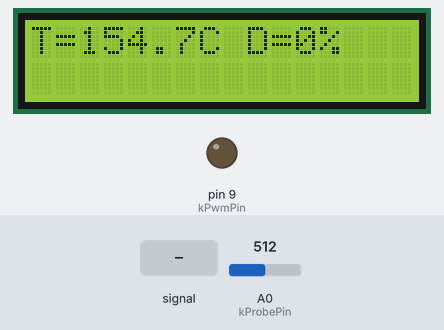
Simulated run of this sketch. Board: Arduino Uno, built with avr-gcc and run on an emulated ATmega328P. On the bench: 16×2 character LCD, output pins drawn as LEDs (lit = HIGH). Dashed ring = blinking. The test bench sets the inputs (shaded band); at power-on: A0 (kProbePin) = 512.

Above: at 1.2 s.
1.3 s: A0 (kProbePin) fed a 200 Hz sine of ±460 counts around its level
At 1.9 s:
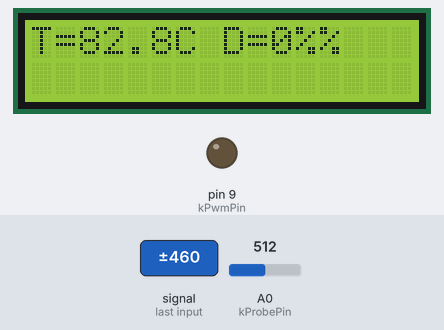
4.4 s: A0 (kProbePin) set to 306
At 5.8 s:
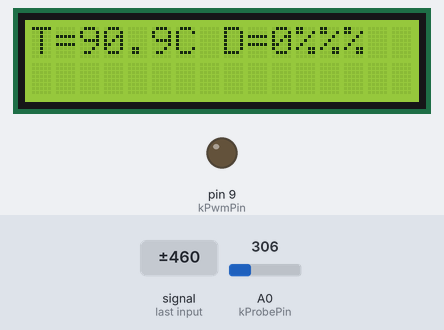
6.1 s: A0 (kProbePin) fed a 50 Hz sine of ±306 counts around its level
At 7.0 s:
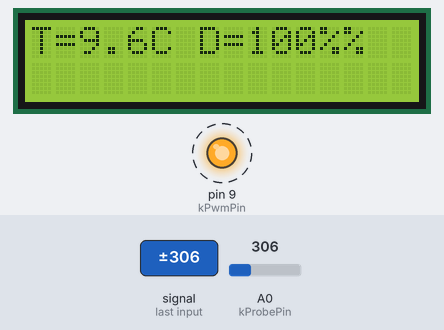
9.2 s: A0 (kProbePin) set to 122
At 10.2 s:
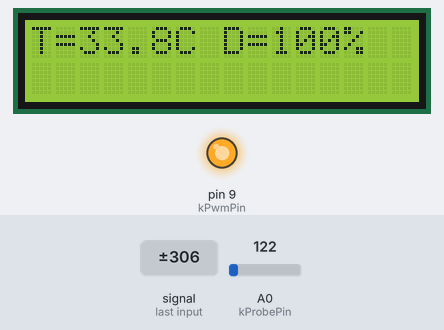
10.8 s: A0 (kProbePin) set to 8
At 11.7 s:
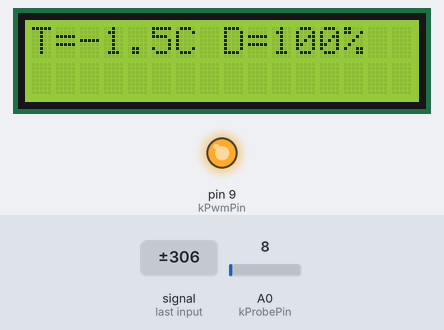
Timing chart, 0 to 13.3 s (numbered marks = the images above; inputs shaded):
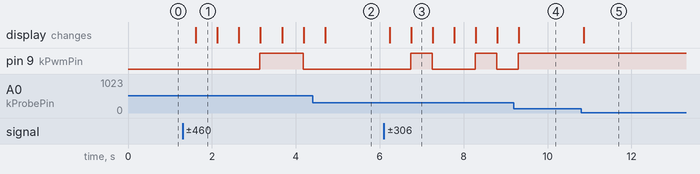

The sketch:

brew_controller.ino
```cpp
// Hearth Peltier brew rig controller
#include <Wire.h>
#include <LiquidCrystal_I2C.h>
#include "pid.h"

const uint8_t kPwmPin = 9;
const uint8_t kProbePin = A0;
const float kMaxCurrent = 18.0f;

LiquidCrystal_I2C lcd(0x27, 16, 2);
PidController pid(2.4f, 0.12f, 0.05f);

float readProbe() {
  int raw = analogRead(kProbePin);
  return 0.31f * raw - 4.0f;
}

void applyOutput(float duty) {
  if (duty < 0.0f) duty = 0.0f;
  if (duty > 1.0f) duty = 1.0f;
  int pwm = (int)(duty * 255.0f);
  analogWrite(kPwmPin, pwm);
}

void showState(float temp, float duty) {
  lcd.setCursor(0, 0);
  lcd.print("T=");
  lcd.print(temp, 1);
  lcd.print("C ");
  lcd.print("D=");
  lcd.print(duty * 100.0f, 0);
  lcd.print("%");
}

void setup() {
  pinMode(kPwmPin, OUTPUT);
  lcd.init();
  lcd.backlight();
  pid.setLimits(0.0f, 1.0f);
  pid.setSetpoint(65.0f);
}

void loop() {
  float temp = readProbe();
  float duty = pid.update(pid.setpoint(), temp, 0.5f);
  applyOutput(duty);
  showState(temp, duty);
  delay(500);
}
```

pid.h
```cpp
#pragma once

class PidController {
 public:
  PidController(float kp, float ki, float kd) : kp_(kp), ki_(ki), kd_(kd) {}

  void setSetpoint(float value) { setpoint_ = value; }
  float setpoint() const { return setpoint_; }
  void setLimits(float lo, float hi) { lo_ = lo; hi_ = hi; }

  float update(float setpoint, float measured, float dt) {
    float error = setpoint - measured;
    integral_ += error * dt;
    float derivative = (error - last_error_) / dt;
    last_error_ = error;
    float raw = kp_ * error + ki_ * integral_ + kd_ * derivative;
    if (raw < lo_) return lo_;
    if (raw > hi_) return hi_;
    return raw;
  }

 private:
  float kp_;
  float ki_;
  float kd_;
  float setpoint_ = 0.0f;
  float integral_ = 0.0f;
  float last_error_ = 0.0f;
  float lo_ = 0.0f;
  float hi_ = 1.0f;
};
```

Measured:
- after the input at 1.3 s, pin 9 (kPwmPin): LOW → HIGH after 1.8 s, → LOW 1.0 s later; the display: changes after 0.32 s (image 1)
- after the input at 4.4 s, pin 9 (kPwmPin): stays LOW (without the input it goes to HIGH after 0.80 s); the display: changes after 0.30 s (image 2)
- after the input at 6.1 s, pin 9 (kPwmPin): alternates HIGH for 0.51 s and LOW for 1.0 s, starting after 0.64 s; the display: first changes after 0.14 s (image 3 shows a later state)
- after the input at 9.2 s, the display: changes after 0.12 s (image 4)
- after the input at 10.8 s, the display: changes after 0.06 s (image 5)
- what the display in image 1 shows lasts 0.5 s, from 1.6 s to 2.1 s
